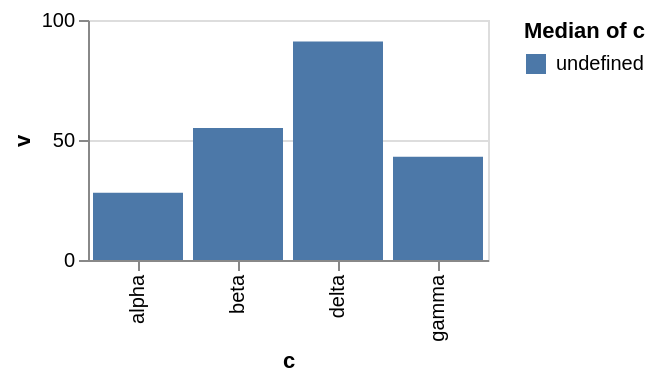

Vega-Lite specification for this chart:
### Vega-Lite specification from a JSON file in a GitHub repository (floating-point values rounded to 4 significant figures)
{"$schema": "https://vega.github.io/schema/vega-lite/v6.json", "width": 200, "height": 120, "data": {"values": [{"c": "alpha", "v": 28, "w": 3, "t": "2024-01-07"}, {"c": "beta", "v": 55, "w": 7, "t": "2024-03-19"}, {"c": "gamma", "v": 43, "w": 5, "t": "2024-06-02"}, {"c": "delta", "v": 91, "w": 9, "t": "2024-09-11"}]}, "mark": {"type": "bar"}, "encoding": {"x": {"field": "c", "type": "nominal"}, "y": {"field": "v", "type": "quantitative"}, "color": {"field": "c", "type": "nominal", "aggregate": "median"}}}
